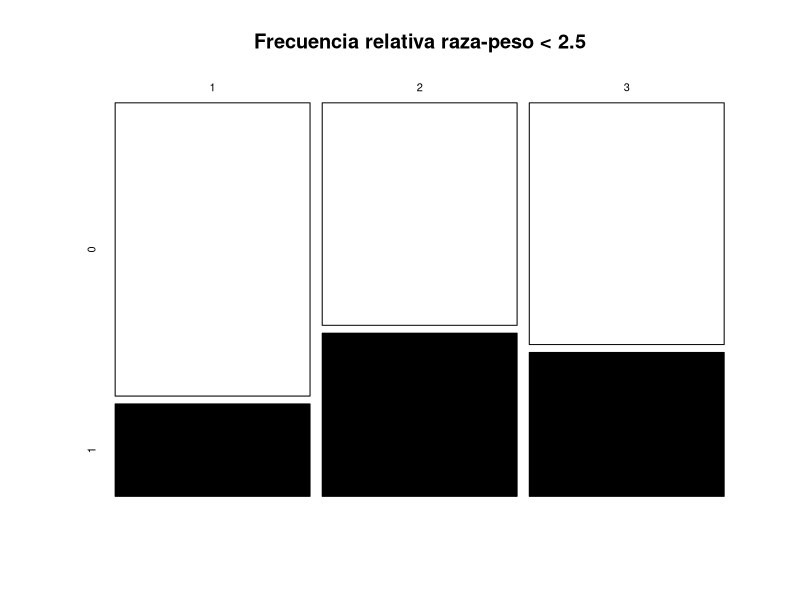
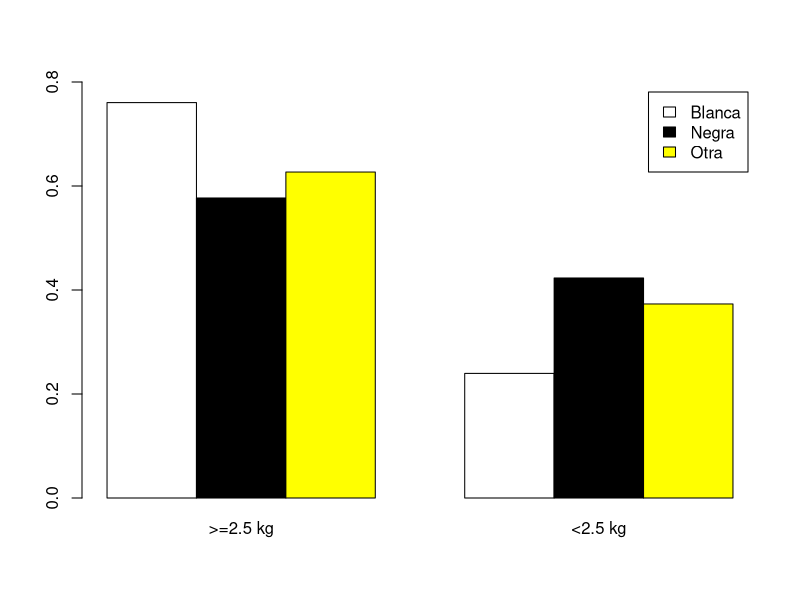
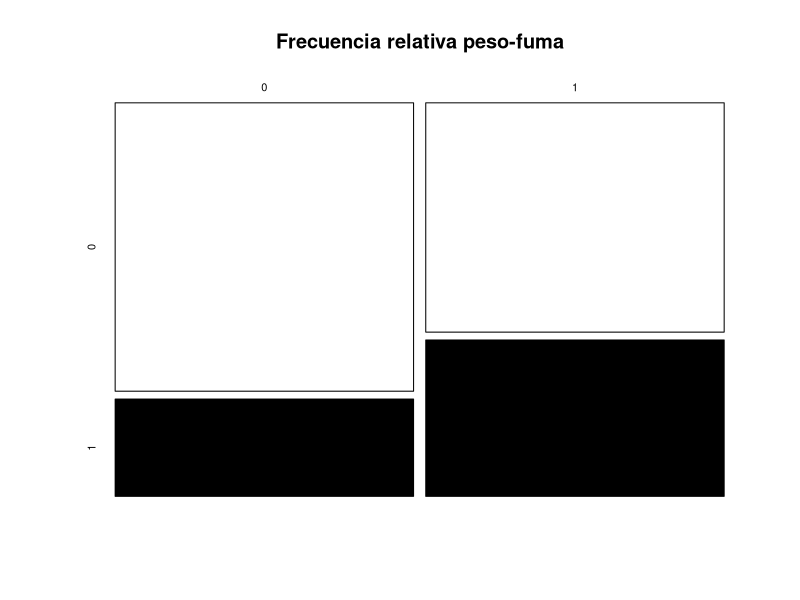
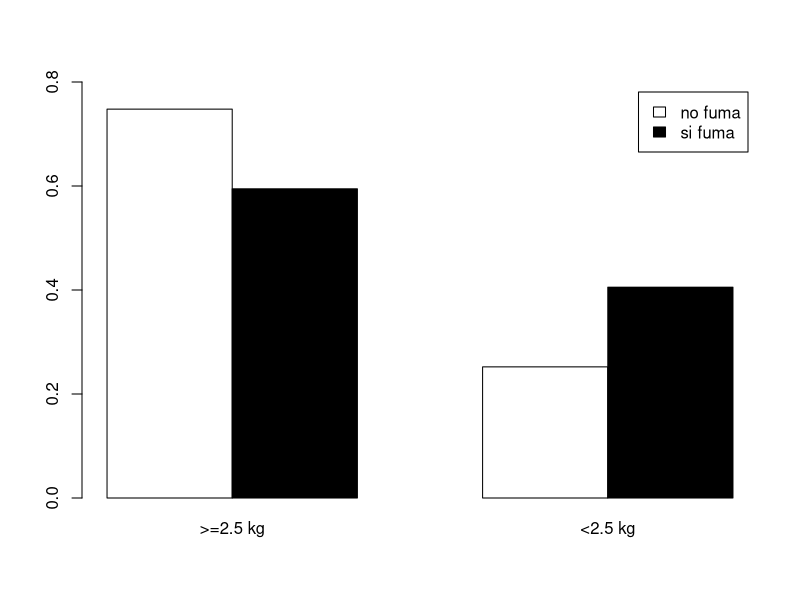
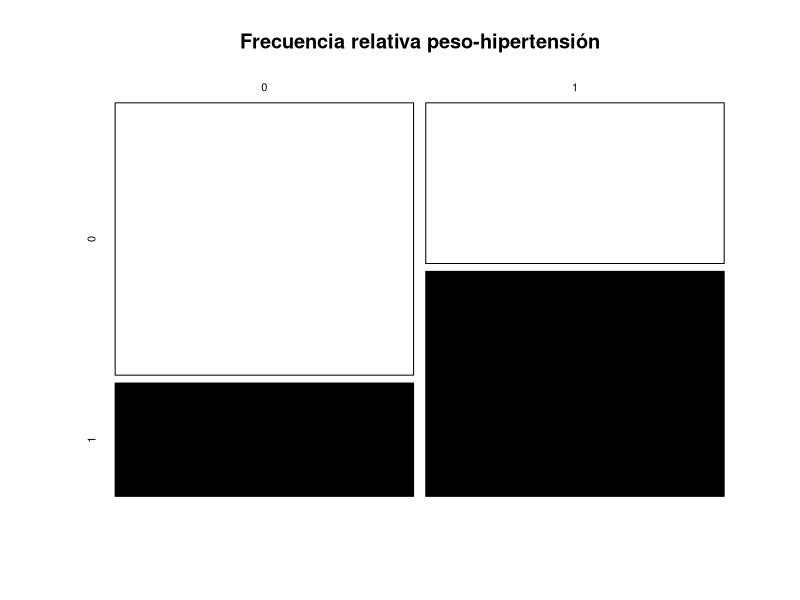
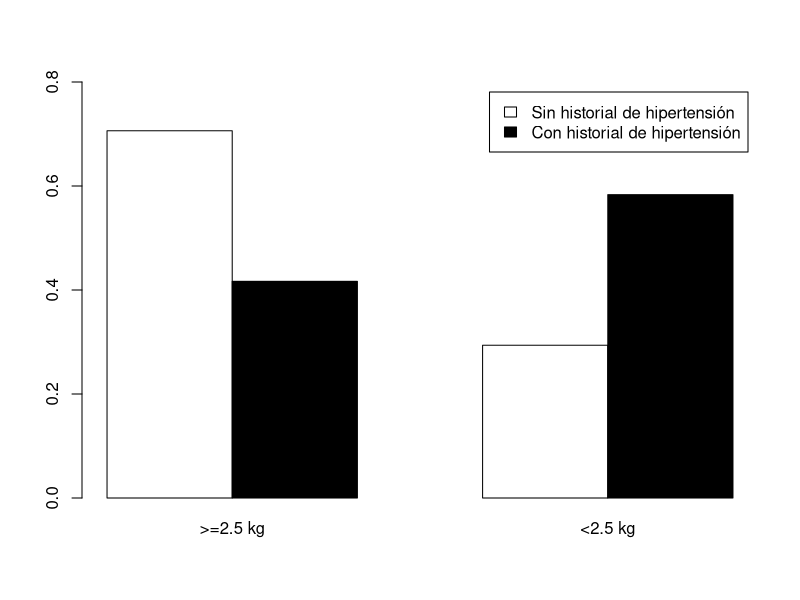
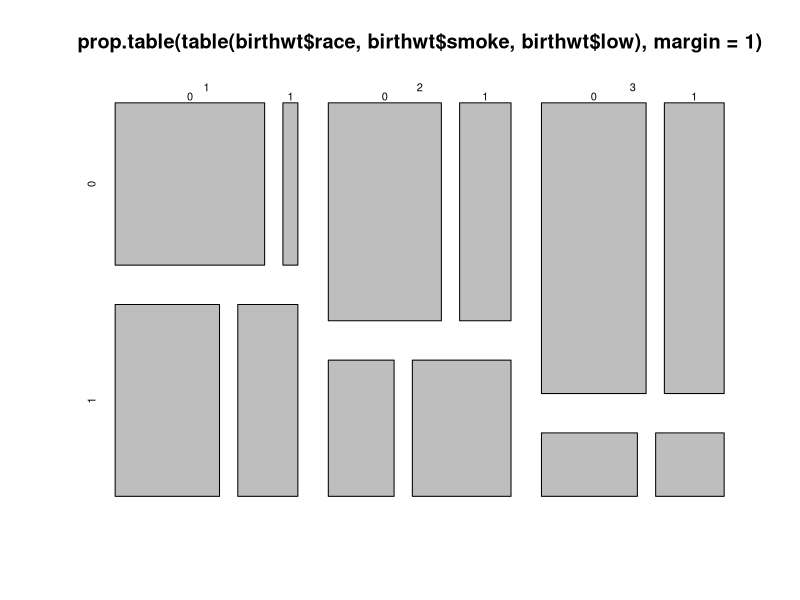

Write R code to recreate these figures, in order.
## ---- chunk 1
knitr::opts_chunk$set(echo = TRUE)
## ---- chunk 2
library(MASS)
## ---- chunk 3
str(birthwt)
head(birthwt)
help(birthwt)
## ---- chunk 4
prop.table(table(birthwt$race, birthwt$low), margin = 1)
## ---- chunk 5
plot(prop.table(table(birthwt$race, birthwt$low), margin = 1), main = "Frecuencia relativa raza-peso < 2.5", col = c("white", "black"))
## ---- chunk 6
barplot(prop.table(table(birthwt$race, birthwt$low), margin = 1), beside = TRUE, legend.text = c("Blanca", "Negra", "Otra"), col = c("white", "black", "yellow"), ylim = c(0, 0.8), names.arg = c(">=2.5 kg", "<2.5 kg"))
## ---- chunk 7
#Tabla de frecuencias relativas
prop.table(table(birthwt$smoke, birthwt$low), margin = 1)

#Gráfico de mosaico.
plot(prop.table(table(birthwt$smoke, birthwt$low), margin = 1), main = "Frecuencia relativa peso-fuma", col=c("white", "black"))

#Gráfico de barras
barplot(prop.table(table(birthwt$smoke, birthwt$low), margin = 1), beside = TRUE, legend.text = c("no fuma", "si fuma"), col = c("white", "black"), ylim = c(0, 0.8), names.arg = c(">=2.5 kg", "<2.5 kg"))

## ---- chunk 8
#Tabla de frecuencias relativas
prop.table(table(birthwt$ht, birthwt$low), margin = 1)

#Gráfico de mosaico.
plot(prop.table(table(birthwt$ht, birthwt$low), margin = 1), main = "Frecuencia relativa peso-hipertensión", col=c("white", "black"))

#Gráfico de barras
barplot(prop.table(table(birthwt$ht, birthwt$low), margin = 1), beside = TRUE, legend.text = c("Sin historial de hipertensión", "Con historial de hipertensión"), col = c("white", "black"), ylim = c(0, 0.8), names.arg = c(">=2.5 kg", "<2.5 kg"))
## ---- chunk 9
prop.table(ftable(birthwt$race, birthwt$smoke, birthwt$low, col.vars = 3), margin = 1)
## ---- chunk 10
plot(prop.table(table(birthwt$race, birthwt$smoke, birthwt$low), margin = 1))
